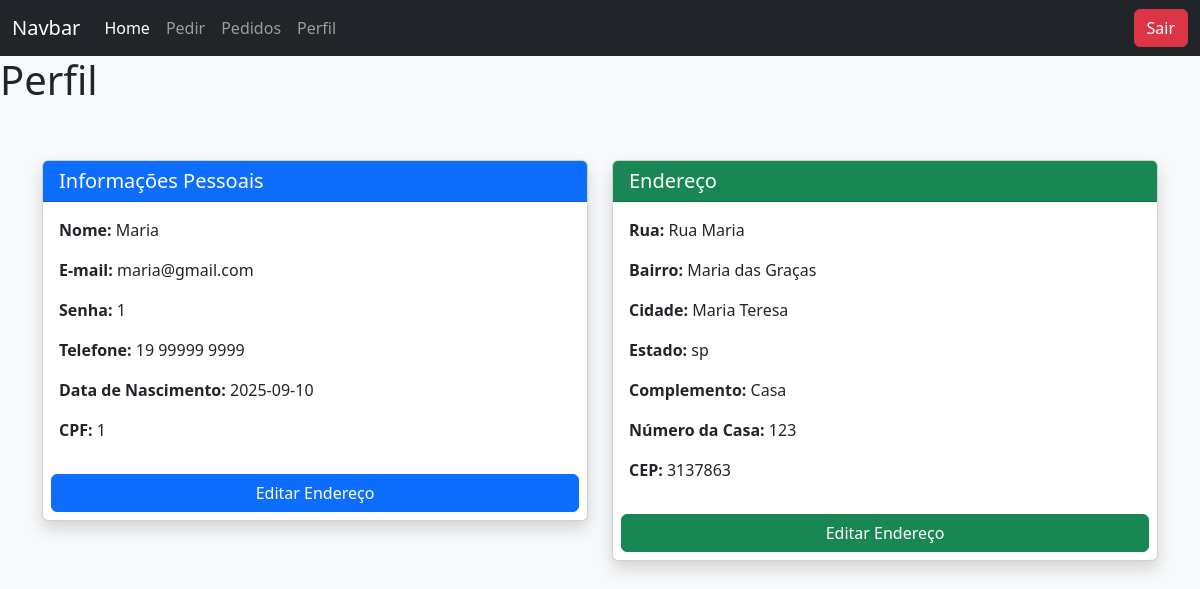
The app's page /php/user/cliente/perfil/Vperfil.php (signed in) with its own data.
### tables this page shows
CREATE TABLE `usuario` (
  `id_usuario` int NOT NULL AUTO_INCREMENT,
  `nome_usuario` varchar(255) DEFAULT NULL,
  `email` varchar(255) DEFAULT NULL,
  `senha` varchar(255) DEFAULT NULL,
  `telefone` varchar(50) DEFAULT NULL,
  `cpf` varchar(20) DEFAULT NULL,
  `dt_nascimento` date DEFAULT NULL,
  `tipo_usuario` enum('Administrador','Cliente') DEFAULT NULL,
  `status` enum('Ativo','Inativo') DEFAULT NULL,
  PRIMARY KEY (`id_usuario`),
  UNIQUE KEY `cpf` (`cpf`),
  UNIQUE KEY `email` (`email`)
);

CREATE TABLE `endereco` (
  `id_usuario` int DEFAULT NULL,
  `endereco` varchar(255) DEFAULT NULL,
  `bairro` varchar(255) DEFAULT NULL,
  `cidade` varchar(255) DEFAULT NULL,
  `estado` varchar(50) DEFAULT NULL,
  `complemento` varchar(255) DEFAULT NULL,
  `num_casa` int DEFAULT NULL,
  `cep` varchar(20) DEFAULT NULL,
  KEY `id_usuario` (`id_usuario`),
  CONSTRAINT `endereco_ibfk_1` FOREIGN KEY (`id_usuario`) REFERENCES `usuario` (`id_usuario`)
);

### php/user/cliente/select/perfil.php (called while the page is built, shortened)
<?php
    $id_user_login = $_SESSION['id_user_login'];
    $sql = "SELECT nome_usuario, email, senha, telefone, cpf, dt_nascimento FROM usuario WHERE id_usuario = '$id_user_login'";
    $res = $conn -> query($sql);
    $user = $res -> fetch(PDO::FETCH_ASSOC);
    $sql2 = "SELECT endereco, num_casa, bairro, cidade, estado, complemento, cep FROM endereco WHERE id_usuario = '$id_user_login'";
    $res2 = $conn -> query($sql2);
    $end = $res2 -> fetch(PDO::FETCH_ASSOC);
?>

### php/user/cliente/perfil/Vperfil.php (the view, shortened to what this page needs)
<?php
    include("../../../../padrao/header.php");
    include("../../../../padrao/nav-cliente.php");
    include("../../../../padrao/conexao.php");
    include("../select/perfil.php");
?>
    <h1>Perfil</h1>
    <div class="container py-5">
      <div class="row g-4">
      <div class="col-md-6">
        <div class="card shadow">
          <div class="card-header bg-primary text-white">
            <h5 class="mb-0">Informações Pessoais</h5>
          </div>
          <div class="card-body">
                      <p><strong>Nome:</strong> <?=$user['nome_usuario']?></p>
                      <p><strong>E-mail:</strong> <?=$user['email']?></p>
                      <p><strong>Senha:</strong> <?=$user['senha']?></p>
                      <p><strong>Telefone:</strong> <?=$user['telefone']?></p>
                      <p><strong>Data de Nascimento:</strong> <?=$user['dt_nascimento']?></p>
                      <p><strong>CPF:</strong> <?=$user['cpf']?></p>
          </div>
          <div class="mb-0 p-2 pt-0">
            <button class="btn btn-primary w-100" onclick="location.href='editarUser.php'">Editar Endereço</button>
          </div>
        </div>
      </div>
        <div class="col-md-6">
          <div class="card shadow">
            <div class="card-header bg-success text-white">
              <h5 class="mb-0">Endereço</h5>
            </div>
            <div class="card-body">
              <p><strong>Rua:</strong> <?=$end['endereco']?></p>
              <p><strong>Bairro:</strong> <?=$end['bairro']?></p>
              <p><strong>Cidade:</strong> <?=$end['cidade']?></p>
              <p><strong>Estado:</strong> <?=$end['estado']?></p>
              <p><strong>Complemento:</strong> <?=$end['complemento']?></p>
              <p><strong>Número da Casa:</strong> <?=$end['num_casa']?></p>
              <p><strong>CEP:</strong> <?=$end['cep']?></p>
            </div>
            <div class="mb-0 p-2 pt-0">
              <button class="btn btn-success w-100" onclick="location.href='editarEnd.php'">Editar Endereço</button>
            </div>
          </div>
        </div>
      </div>
    </div>
<?php
  include("../../../../padrao/footer.php");
?>

### records on screen
usuario: nome_usuario "Maria", email "maria@gmail.com", senha "1", telefone "19 99999 9999", dt_nascimento "2025-09-10", cpf "1"
endereco: endereco "Rua Maria", bairro "Maria das Graças", cidade "Maria Teresa", estado "sp", complemento "Casa", num_casa "123", cep "3137863"
